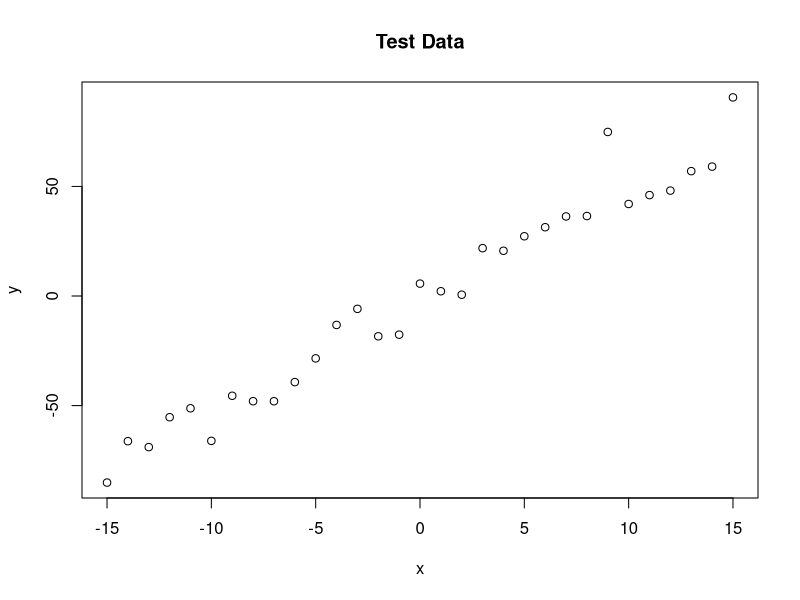
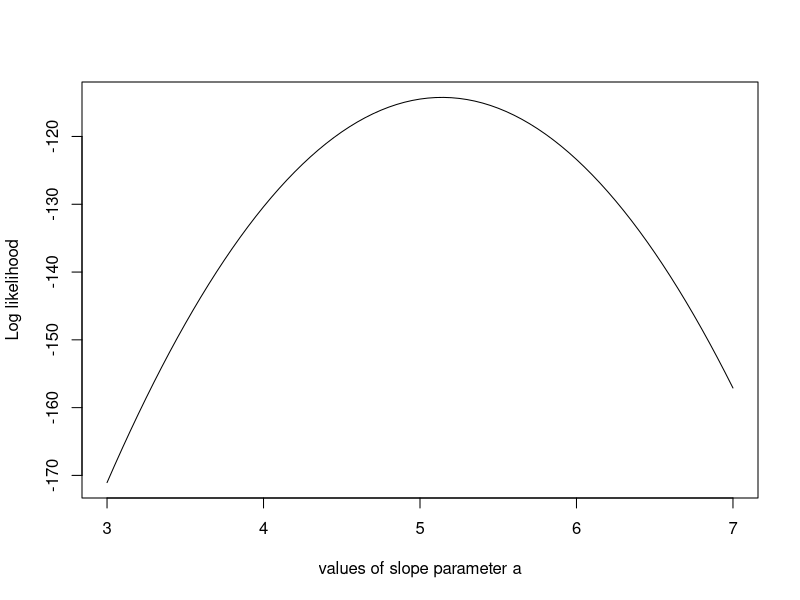

The R source for these figures, in order:
trueA <- 5 # Here we specify true A
trueB <- 0 # and true B
trueSd <- 10 # and finally true sd
samplesize <- 31 # and the sample size

# create independent x-values
x <- (-(samplesize-1)/2):((samplesize-1)/2) # gives the x values from -15 to 15
# create dependent values according to ax+b+N(0, sd)
y <- trueA*x+trueB+rnorm(n=samplesize, mean=0, sd=trueSd) 
# using the true parameters that we specified above, and by adding soem noise from Normal distribution with mean 0 and sd with true sd that we specified above, we create y values.

plot(x,y, main="Test Data") # we draw a plot of x and y values. 

# This likelihood function gives the sum of all likelihoods of y by using dnorm functions. We also set that it yields log values. (=> logf(x))
likelihood <- function(param){
  a=param[1]
  b=param[2]
  sd=param[3]
  
  pred=a*x+b
  singlelikelihoods = dnorm(y, mean = pred, sd=sd, log = T)
  sumll = sum(singlelikelihoods)
  return(sumll)
}

# Example: plot the likelihood profile of the slope a
slopevalues <- function(x){return(likelihood(c(x, trueB, trueSd)))} # This function yields the sum of likelihoods when the parameter for slope is a, and the other parameters are set as above.
slopelikelihoods <- lapply(seq(3,7,by=.05), slopevalues) # slopelikelihoods has the sum of likelihoods of slope from 3 to 7 by 0.05 as list format.
plot(seq(3,7,by=.05), slopelikelihoods, type="l", xlab="values of slope parameter a", ylab = "Log likelihood") # This draws a plot with horizontal axis with 3 to 7 by 0.05 with its sum of likelihoods respectively. That is, this gives the graph of sum of likelihoods of slope as the slope changes from 3 to 7.

# Prior distribution
# Here, we specify the prior distribution of parameters. This function gives the sum of log(density) of 3 parameters. We just add 3 values since all of them are in log term. 

prior <- function(param){
  a = param[1]
  b = param[2]
  sd = param[3]
  aprior = dunif(a, min=0, max=10, log = T)
  bprior = dnorm(b, sd = 5, log = T)
  sdprior = dunif(sd, min=0, max=30, log = T)
  return(aprior+bprior+sdprior)
}

# Next, the posterior function adds the sum of loglikelihoods of y and log(prior density) of 3 parameters.
posterior <- function(param){
  return(likelihood(param)+prior(param))
}

# Metropolis algorithm

# Proposal function gives the possible parameters from normal distribution with mean of formerly specified values. (previously determined values)
proposalfunction <- function(param){
  return(rnorm(3, mean = param, sd=c(0.1, 0.5, 0.3)))
}

# Then, we can finally run Metropolis-Hastings MCMC by determining the initial value and the number of iterations. This function gives the chain, which includes 3 parameters (intercept, slope and sd) with the process of how they have changed as the iterations went on. It starts with putting the initial value that we specified into the proposalfunction, and if exp(log(likelihood from proposalfunction)-log(the previous likelihood)) is bigger than the random probability then we move to the next step. If it is not bigger, then the chain has the same values. 

run_metropolis_MCMC <- function(startvalue, iterations){
  chain = array(dim = c(iterations+1,3))
  chain[1,] = startvalue
  for (i in 1:iterations){
    proposal = proposalfunction(chain[i,])
    
    probab = exp(posterior(proposal) - posterior(chain[i,]))
    if (runif(1) < probab){
      chain[i+1,] = proposal
    }else{
      chain[i+1,] = chain[i,]
    }
  }
  return(chain)
}

# Here, we set up the startvalue and iterations as below:
startvalue = c(4,0,10)
chain=run_metropolis_MCMC(startvalue, 10000)
burnIn=5000 # we also set burnIn so that we discard the values that maybe influenced by the initial value.
acceptance=1-mean(duplicated(chain[-(1:burnIn),]))
# We compute the acceptance rate that tells us how often the proposal was accepted by the metropolis-hastings acceptance criterion. 

# Summary: Here, we draw 6 plots that show the posterior of parameters and how chain values have changed. 

true <- c(5,0,10)

summaryplot <- function(chain, burnIn, truevec){
  par(mfrow = c(2,3))
  param <- c("a","b","sd")
  
  for(i in 1:3){
    hist(chain[-(1:burnIn),i], nclass=30, main=paste0("Posterior of ",param[i]), xlab="True value = red line" )
    abline(v = mean(chain[-(1:burnIn),i]))
    abline(v = true[i], col="red")
  }
  
  for(i in 1:3){
    plot(chain[-(1:burnIn),i], type = "l", xlab="True value = red line" , main = paste0("Chain values of ",param[i]))
    abline(h = true[i], col="red" )
  }
}

# for comparison:
summary(lm(y~x))
